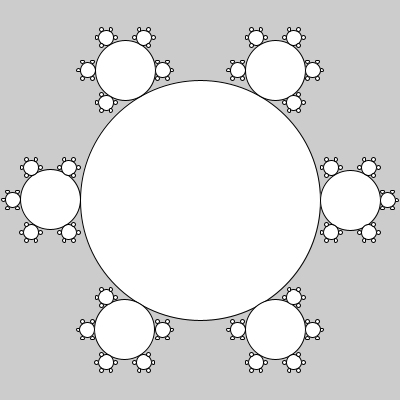
Frame 1 (no input)
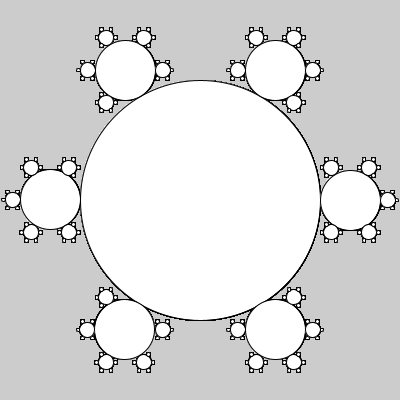
Frame 60 (the mouse pressed at the canvas centre just before this capture)
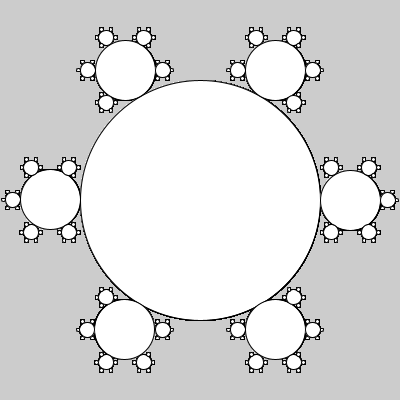
Frame 120 (the mouse held since frame 60 and released just before this capture)

The Processing sketch that drew these frames (run headless with seeded random() and noise(); from frame 60 on, the mouse is pressed at the canvas centre):

// Processing sketch: Recursive_circle
// ── Recursive_circle.pde
void setup()
{
  size(400,400);
  smooth();
}

void draw()
{ 
  drawCircle(200,200, 120,-1);
}

void drawCircle(float x, float y, float radius, int angle)
{
  if(radius<1.5)
  {
    return;
  }else
  {
      ellipse(x,y, 2*radius, 2*radius);
      
      for(int i=0; i<6; i++)
      {
        if(i!=angle)
        {
              drawCircle( x+cos(i*60.0/180*PI)*radius*1.25,   y+sin(i*60.0/180*PI)*radius*1.25, radius/4, (i+3)%6);
        }
      }
 
    }
    
 }
